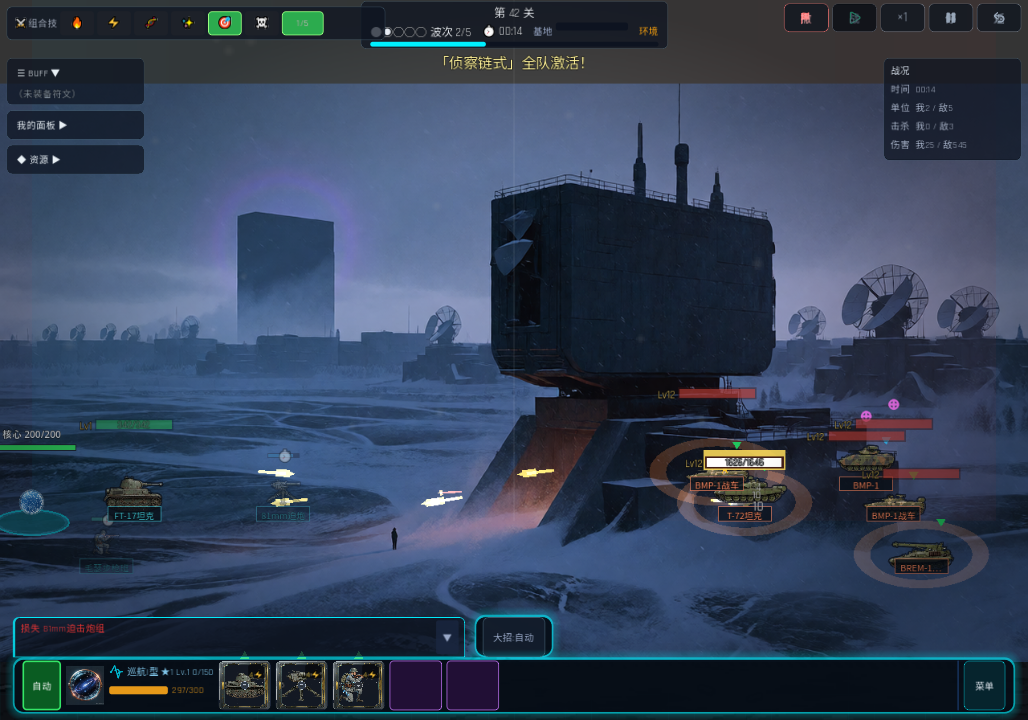
#> input picture docs/统一化/实机验证/L42_battle_ui_v262_2026-09-09.png, 1028 x 720 px
$ python -i _tmp_pose_regen.py   (imports and definitions only)
#> lines starting #> are read from the running program, lines starting #| are printed output that depends on the picture; after the words box and inside, x2 and y2 are one past the last pixel; in counts of white or black regions, pixels touching at a corner belong together
### tools/_tmp_gen_modicon_pilot.py
# -*- coding: utf-8 -*-
"""_tmp_gen_modicon_pilot.py —— 改造图标试点闭环（8 真实改造 × 3 掷 × 机器审计选优）

用户拍板（2026-09-17）：自动跑分选优，人不逐张看。
贴合来源 = 逐模块"名字→主体意象"映射表（下方 SUBJECTS，生产时由最终数据批量生成）。
不变形来源 = 六项审计指标（tools/_tmp_modicon_audit.py）+ 3 掷选优。
输出：docs/待生成徽章_改造图标样张_20260917/
  pilot_raw/<mod>_r{1,2,3}.png  全掷
  pilot_winners/<mod>.png       每模块选优 1 张
  pilot_report.json             审计指标与选优依据
  试点对比表.png
"""
import base64
import concurrent.futures
import json
import os
import re
import shutil
import subprocess
import sys
import time

ROOT = os.path.dirname(os.path.dirname(os.path.abspath(__file__)))
sys.path.insert(0, os.path.join(ROOT, "tools"))
from _tmp_modicon_audit import audit as icon_audit  # noqa: E402

KEY_MD = os.path.join(ROOT, "tools", "_agnes_image_api.md")
BASE = os.path.join(ROOT, "docs", "待生成徽章_改造图标样张_20260917")
RAW = os.path.join(BASE, "pilot_raw")
WIN = os.path.join(BASE, "pilot_winners")
URL_BASE = "https://apihub.agnes-ai.cn/v1"
MODEL = "agnes-image-2.1-flash"
SIZE = "1024x1024"
ROLLS = 3

ANCHOR = ("科幻策略游戏装备徽章图标，单一主体居中，对称纹章构图，"
          "深空黑到深灰蓝的深底径向渐变，{line}霓虹发光勾线与能量光晕，"
          "正方形徽章构图，主体完整居中，无文字无水印无logo，中心主体是{subject}")

# 8 真实改造：mod_key → (中文名, 族勾线色, 族色相hue, 稀有度, 主体意象[贴合映射])
PILOT = {
    "INF_02_ASSAULT_RIFLE": ("突击步枪化", "橄榄绿色", 80, "rare", "一支突击步枪的侧面剪影徽记"),
    "ARM_03_REACTIVE_ARMOR": ("爆反装甲", "钢青色", 187, "epic", "斜置的爆炸反应装甲块与起爆火光组成的徽记"),
    "ART_02_EXTENDED_RANGE": ("增程弹", "琥珀金色", 38, "rare", "一枚带尾部助推焰的增程炮弹与抛物弹道弧线组成的徽记"),
    "AA_06_LASER": ("激光近防系统", "钴蓝色", 220, "legendary", "一座近防炮塔向上射出一道弧形激光束的徽记"),
    "AIR_06_BVR_MISSILE": ("超视距导弹", "冰青色", 195, "epic", "一枚翼下挂架上的空对空导弹侧影徽记"),
    "FOR_03_AUTO_TURRET": ("自动炮塔", "珊瑚橙色", 15, "epic", "一座双管自动炮塔的正面徽记"),
    "REC_04_HIGH_POWER_SCOPE": ("高倍瞄准镜", "紫罗兰色", 275, "epic", "一枚高倍率圆形瞄准镜镜片与测距刻线组成的徽记"),
    "enh_dmg_up": ("火力训练", "品红色", 310, "uncommon", "一枚菱形能量晶体与交叉双炮管剪影组成的徽记"),
}


def load_keys():
    src = open(KEY_MD, "r", encoding="utf-8").read()
    return re.findall(r"sk-[A-Za-z0-9]{20,}", src)


KEYS = load_keys()


# [102 lines left out: functions call_api, gen_roll, main, not called in this run]


# [2 lines that do not run on import are left out]

### tools/_tmp_pose_regen.py
# -*- coding: utf-8 -*-
"""v6.17 视觉修复批重生成器（用户裁决 2026-09-19）：
任务① 16 张攻击姿态帧 → 单兵构图（对齐各兄弟待机美术的制服/配色）
任务② ww1_sup_engineer 异体帧 f7 → 重生成同制服单帧（QC 不过则删帧兜底）
任务③ pi_special_nova → 深色底板徽章（对齐 aegis 家族）+ thumb128
boss fut_boss_nexus 不走 AI——用 f0 黑塔做程序化脉冲帧（见 _boss_pulse.py）。
原图备份 .godot/art_backup_pose_20260919/。断点可续（已完成的跳过）。
"""
import json, os, re, subprocess, sys, time
import numpy as np
from PIL import Image

sys.path.insert(0, os.path.dirname(os.path.abspath(__file__)))
from _tmp_gen_modicon_pilot import KEYS, call_api  # noqa: E402
from _tmp_visual_audit import white_metrics, components, alpha_mask_small  # noqa: E402

ROOT = os.path.dirname(os.path.dirname(os.path.abspath(__file__)))
ANIM = os.path.join(ROOT, "assets", "effects", "unit_anims")
BACKUP = os.path.join(ROOT, ".godot", "art_backup_pose_20260919")
RAW = os.path.join(BACKUP, "raw_rolls")
# [1 line not run here, left out]

# 姿态清单：uid -> (兄弟待机描述, 动作词, 目标内容高)
# 制服描述取自各待机集条带目视；目标高取自旧姿态帧实测 content_h
POSE_JOBS = {
    "ww1_inf_rifle":     ("一战德军步兵，石灰色原野灰野战制服，戴钢盔，绑腿与背囊", "举步枪抵肩射击，枪口朝右", 448),
    "ww1_inf_mp18":      ("一战德军突击队员，灰绿色野战制服，戴钢盔，腰间手榴弹袋", "持MP18冲锋枪抵腰射击", 448),
    "ww1_inf_storm_e":   ("一战风暴突击队员，灰绿制服，钢盔，携带弹药背囊", "持冲锋枪前倾射击", 448),
    "ww1_arty_mortar":   ("一战炮兵，石灰色制服，戴钢盔", "单膝跪地操作轻型迫击炮装填", 328),
    "ww1_sup_mg_nest":   ("一战机枪手，石灰色制服，戴钢盔", "蹲伏在水冷重机枪三脚架后射击", 322),
    "ww2_inf_garand":    ("二战美军步兵，橄榄绿野战制服，戴M1钢盔，作战背心", "举M1加兰德步枪抵肩射击", 448),
    "ww2_inf_thompson":  ("二战美军士兵，橄榄绿制服，戴M1钢盔", "持汤普森冲锋枪抵腰射击", 448),
    "ww2_inf_para_e":    ("二战美军空降兵，卡其色跳伞服，戴M1钢盔，腿袋与背带", "持卡宾枪抵肩射击", 448),
    "ww2_sup_mg42":      ("二战德军机枪手，原野灰制服，戴钢盔", "卧姿趴在MG42机枪后射击", 198),
    "cold_inf_ak":       ("冷战苏军步兵，卡其色长大衣，戴SSh-68钢盔，帆布装具", "持AK步枪抵肩射击", 448),
    "cold_inf_m60":      ("冷战美军步兵，橄榄绿作战服，戴钢盔，弹链背具", "持M60通用机枪抵腰射击", 448),
    "cold_inf_spetsnaz_e": ("冷战苏军特种兵，深藏青色紧身作战服，面罩", "持短突击步枪抵肩射击", 448),
    "mod_inf_marine":    ("现代美军陆战队队员，沙漠数码迷彩，戴战术头盔与风镜", "持M4卡宾枪抵肩射击", 448),
    "mod_inf_delta_e":   ("现代特种部队队员，深灰色作战服与战术背心，全装具", "持短步枪抵肩射击", 448),
    "fut_inf_cyborg":    ("未来半机械士兵，深色机械义体与装甲板，蓝色能量脉络", "抬起机械武器臂射击", 448),
    "fut_inf_spectre_e": ("未来幽灵特战士兵，深色作战服，披着发光的青蓝色能量斗篷", "持相位步枪抵肩射击", 448),
}

PROMPT_SKEL = ("横版2D游戏士兵精灵立绘，单一士兵，只有一个人，全身完整可见，"
               "侧视角朝右，{uniform}，{action}，动感姿态，"
               "手绘数字绘画风格，深色描边，细节丰富，"
               "纯白色背景，背景完全干净无任何杂物，无文字无水印无logo")

ENGINEER_PROMPT = ("横版2D游戏士兵精灵立绘，单一士兵，只有一个人，全身完整可见，"
                   "侧视角朝右，一战德军工兵，石灰色原野灰野战制服，戴钢盔，"
                   "背工具背囊与铁丝网卷，举步枪抵肩射击，动感姿态，"
                   "手绘数字绘画风格，深色描边，纯白色背景，无文字无水印")

NOVA_PROMPT = ("科幻策略游戏相位仪徽章图标，正方形纹章构图，"
               "深空黑到深灰蓝的深底径向渐变背景，"
               "中心是炽热的金色新星核爆球体，白热核心外层金橙等离子火焰，"
               "环绕一圈碎裂的暗金属环，金色霓虹发光勾线，金色电弧与火花粒子向四方迸溅，"
               "金色能量光晕，对称构图，主体完整居中，无文字无水印无logo")


def flood_alpha(im, thresh=238):
    """白底转透明（generate_bunker_bg_v3 同款泛洪，防误伤主体内部白色）"""
    from collections import deque
    im = im.convert("RGBA")
    w, h = im.size
    px = im.load()
    seen = bytearray(w * h)
    dq = deque()
    def white(pt): return pt[0] >= thresh and pt[1] >= thresh and pt[2] >= thresh
    for x in range(w):
        for y in (0, h - 1):
            if white(px[x, y]): dq.append((x, y))
    for y in range(h):
        for x in (0, w - 1):
            if white(px[x, y]): dq.append((x, y))
    while dq:
        x, y = dq.popleft()
        if x < 0 or x >= w or y < 0 or y >= h: continue
        i = y * w + x
        if seen[i]: continue
        pt = px[x, y]
        if not white(pt): continue
        seen[i] = 1
        px[x, y] = (0, 0, 0, 0)
        dq.append((x + 1, y)); dq.append((x - 1, y)); dq.append((x, y + 1)); dq.append((x, y - 1))
    return im


def matte_white_tiered(im):
    """部分 AI 白底带渐变（边缘 ~220-235），单阈值 238 抠不动 → 分级降阈值，
    取第一个"内容 bbox 非全幅"的档；全档全幅则原样返回（交 matte_bg_distance 兜底）。"""
    best = None
    for th in (238, 228, 218, 208):
        m = flood_alpha(im, th)
        bb = m.getchannel("A").getbbox()
        if bb is None:
            continue
        full = (bb[2] - bb[0]) >= 0.97 * im.width or (bb[3] - bb[1]) >= 0.97 * im.height  # 任一维顶满=未抠净
        if not full:
            return m
        if best is None or (bb[2] - bb[0]) * (bb[3] - bb[1]) < best[1]:
            best = (m, (bb[2] - bb[0]) * (bb[3] - bb[1]))
    return best[0] if best else im


def keep_largest_component(im):
    """只保留最大不透明连通域——清纸纹噪点散斑/漂浮速度线（scipy.ndimage）"""
    from scipy import ndimage
    a = np.asarray(im).copy()
    op = a[..., 3] > 10
    lab, n = ndimage.label(op)
    if n <= 1:
        return im
    sizes = ndimage.sum(op, lab, range(1, n + 1))
    keep = 1 + int(sizes.argmax())
    a[..., 3][lab != keep] = 0
    return Image.fromarray(a)


def matte_bg_distance(im, tol=52):
    """v4：非纯白底（纸纹渐变灰白）→ 边框中值色 + 色距泛洪（PIL floodfill，深描边挡内部）"""
    from PIL import ImageDraw
    rgb_im = im.convert("RGB")
    w, h = rgb_im.size
    work = rgb_im.copy()
    MAGENTA = (255, 0, 255)
    seeds = [(0, 0), (w - 1, 0), (0, h - 1), (w - 1, h - 1),
             (w // 2, 0), (w // 2, h - 1), (0, h // 2), (w - 1, h // 2)]
    for s in seeds:
        px = work.getpixel(s)
        if abs(px[0] - MAGENTA[0]) + abs(px[1] - MAGENTA[1]) + abs(px[2] - MAGENTA[2]) < 8:
            continue
        try:
            ImageDraw.floodfill(work, s, MAGENTA, thresh=tol)
        except Exception:
            pass
    arr = np.asarray(work)
    bg = (arr[..., 0] == 255) & (arr[..., 1] == 0) & (arr[..., 2] == 255)
    out = im.convert("RGBA")
    a = np.asarray(out).copy()
    a[..., 3][bg] = 0
    return Image.fromarray(a)


def matte_lum_key(im):
    """v5 终极兜底：亮度+低饱和键控（灰白纸纹底连渐变带全键出）+ 边缘连通判定
    （不连边的内部浅色块——白布章/浅装具——幸存）。scipy.ndimage.label。"""
    from scipy import ndimage
    im = im.convert("RGBA")
    arr = np.asarray(im).astype(np.int16)
    rgb = arr[..., :3]
    lum = (rgb[..., 0] * 3 + rgb[..., 1] * 6 + rgb[..., 2]) // 10
    sat = rgb.max(axis=2) - rgb.min(axis=2)
    key = (lum > 150) & (sat < 30)
    lab, n = ndimage.label(key)
    if n == 0:
        return im
    border = set(lab[0]) | set(lab[-1]) | set(lab[:, 0]) | set(lab[:, -1])
    border.discard(0)
    if not border:
        return im
    bg = np.isin(lab, list(border))
    a = np.asarray(im).copy()
    a[..., 3][bg] = 0
    return keep_largest_component(Image.fromarray(a))


def matte_auto(im):
    """白阈值链（纯白底，精确）→ 亮度低饱和键控（灰白纸纹底）→ 色距泛洪。
    终段一律保留最大连通域（清斑点/漂浮线）。"""
    m = matte_white_tiered(im)
    bb = m.getchannel("A").getbbox()
    if bb is not None:
        full = (bb[2] - bb[0]) >= 0.97 * im.width or (bb[3] - bb[1]) >= 0.97 * im.height  # 任一维顶满=未抠净
        if not full:
            return keep_largest_component(m)
    m = matte_lum_key(im)
    bb = m.getchannel("A").getbbox()
    if bb is not None:
        full = (bb[2] - bb[0]) >= 0.97 * im.width or (bb[3] - bb[1]) >= 0.97 * im.height  # 任一维顶满=未抠净
        if not full:
            return m
    return keep_largest_component(matte_bg_distance(im, tol=110))


# [157 lines left out: functions audit_generated, analyze_simple, gen_with_retries, process_pose, assemble_pose, process_engineer and 1 more, not called in this run]


# [19 lines not run here, left out]

>>> from PIL import Image
>>> picture = Image.open('../docs/统一化/实机验证/L42_battle_ui_v262_2026-09-09.png')
#> picture is the input picture: PIL image 1028x720 RGBA; mean R, G, B, A 51.5, 65.6, 87.9, 255
>>> result = matte_auto(picture)
#> in matte_auto, `bb = m.getchannel("A").getbbox()`: bb = (0, 0, 1028, 720)
#> in matte_auto, `full = (bb[2] - bb[0]) >= 0.97 * im.width or (bb[3] - bb[1]) >= 0.97 *..`: full = True
#> in matte_lum_key, `sat = rgb.max(axis=2) - rgb.min(axis=2)`:
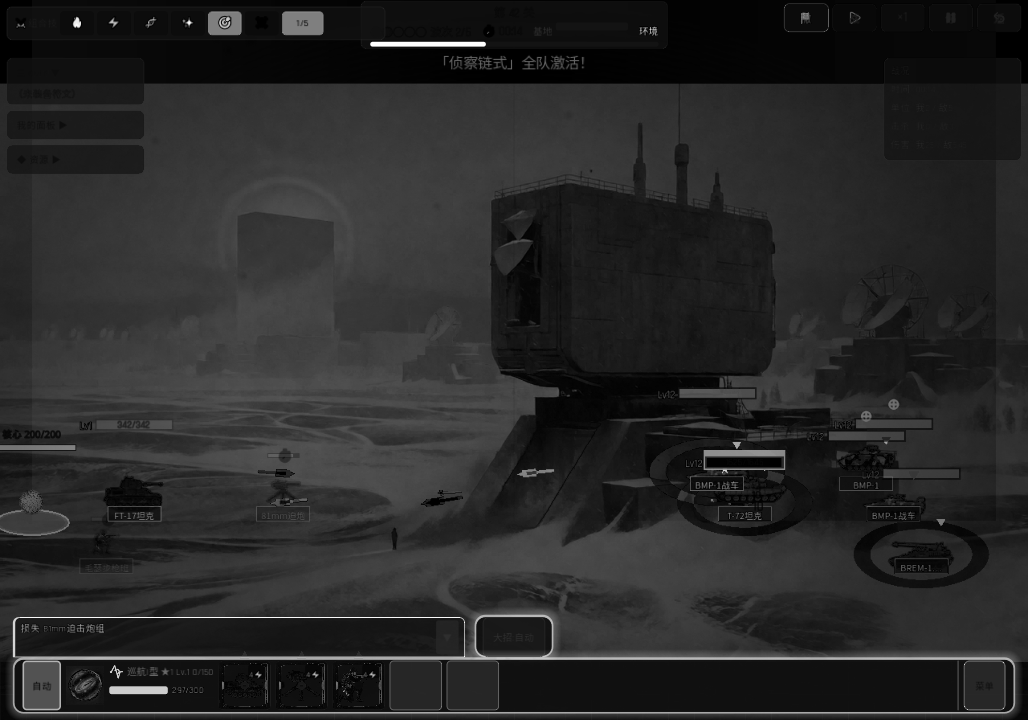
#> sat: shape (720, 1028) int16; min 0, max 255, mean 40.2
#> in matte_lum_key, `key = (lum > 150) & (sat < 30)`:
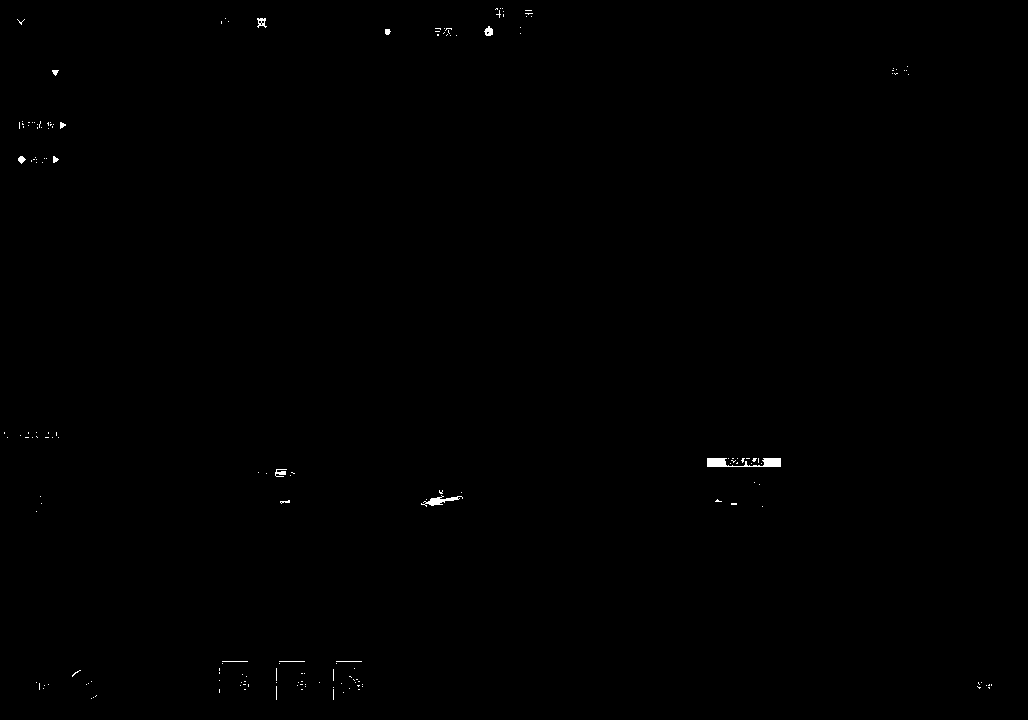
#> key: shape (720, 1028) bool; 0.19% white; 178 white regions (164 under 20 px), largest, box (x1, y1, x2, y2) and area: (707, 458, 781, 467) 388, (421, 495, 463, 507) 174, (484, 26, 493, 36) 61
#> in matte_lum_key, `lab, n = ndimage.label(key)`: lab: shape (720, 1028) int32; 213 distinct labels, from 0 to 212
#> in matte_lum_key, `lab, n = ndimage.label(key)`: n = 212
#> in matte_lum_key, `border = set(lab[0]) | set(lab[-1]) | set(lab[:, 0]) | set(lab[:, -1])`: border = 1 item
#> the loop in matte_bg_distance, `for s in seeds:` made 8 passes
#> px on passes 1 to 8: (52, 52, 52), (255, 0, 255), (255, 0, 255), (255, 0, 255), (255, 0, 255), (255, 0, 255), (255, 0, 255), (255, 0, 255)
#> after the loop in matte_bg_distance, `for s in seeds:`:
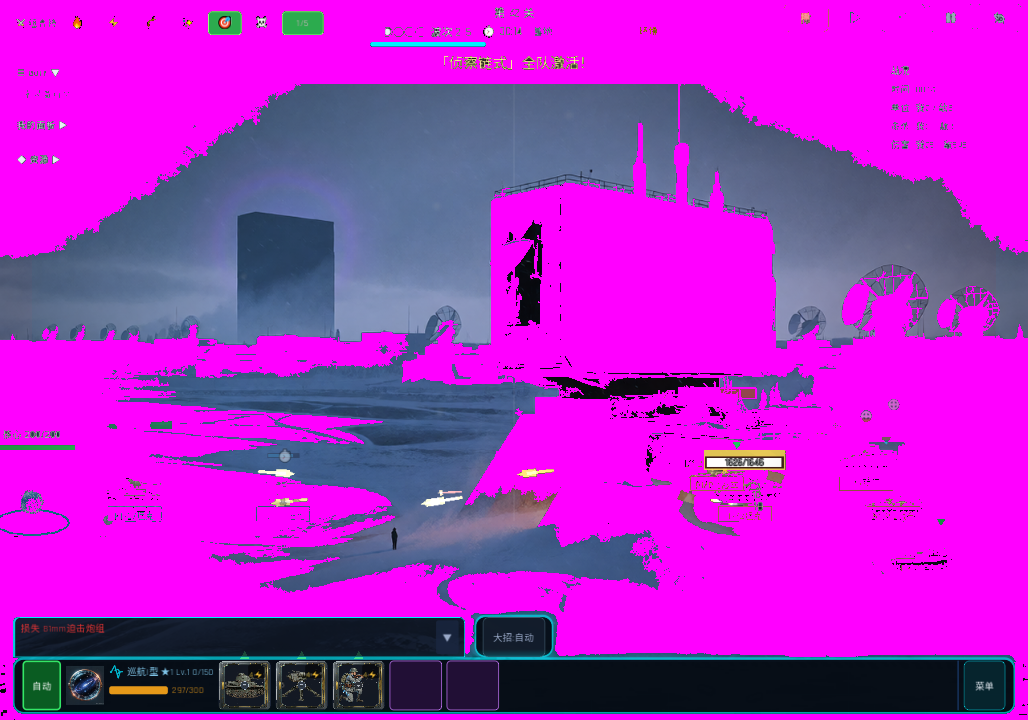
#> work: PIL image 1028x720 RGB; mean R, G, B 175.9, 36.6, 195.1
#> in matte_bg_distance, `bg = (arr[..., 0] == 255) & (arr[..., 1] == 0) & (arr[..., 2] == 255)`:
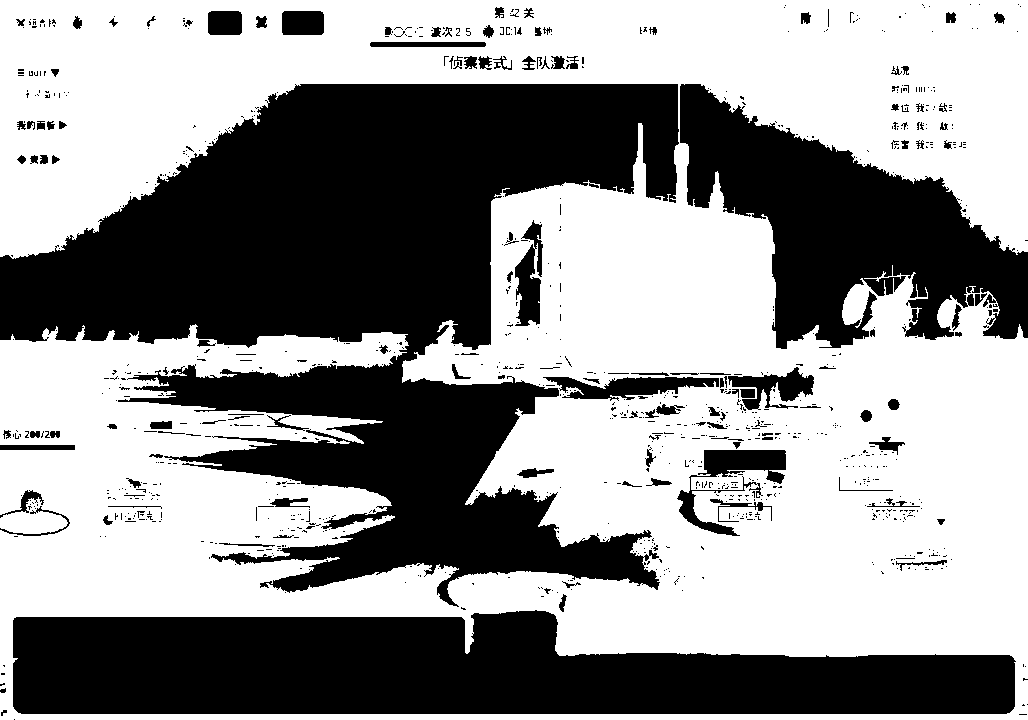
#> bg: shape (720, 1028) bool; 57.6% white; 955 black regions (818 under 20 px), largest, box (x1, y1, x2, y2) and area: (0, 84, 679, 607) 167437, (13, 610, 1016, 714) 79837, (680, 84, 1028, 349) 44144
#> in keep_largest_component, `lab, n = ndimage.label(op)`:
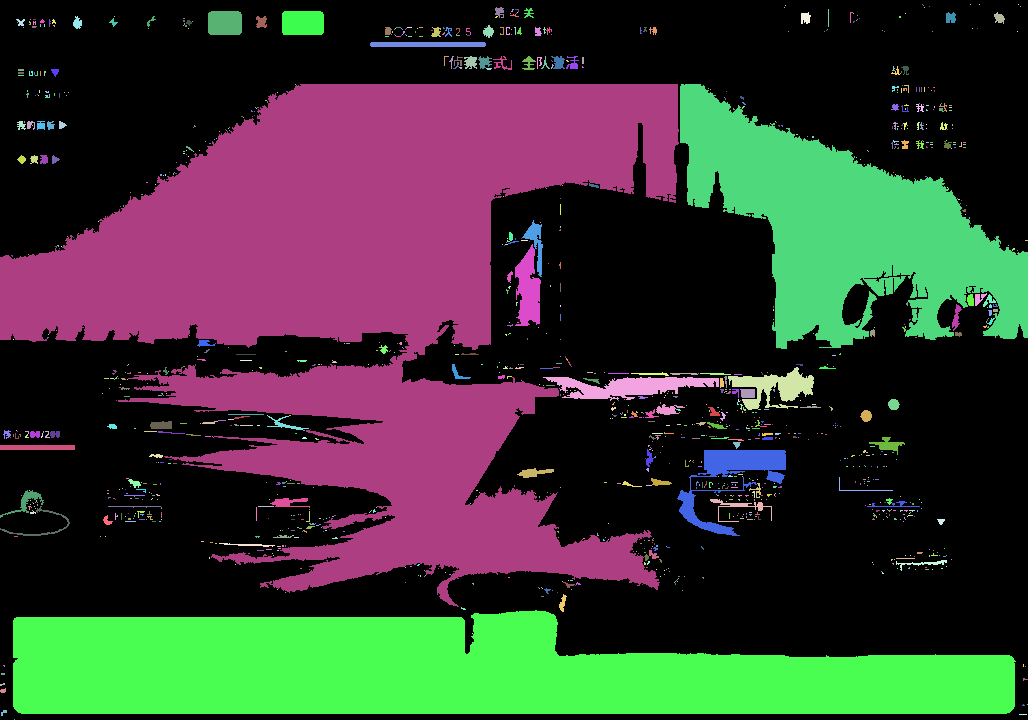
#> lab: shape (720, 1028) int32; 1245 distinct labels, from 0 to 1244; one colour per label, 0 black
#> in keep_largest_component, `lab, n = ndimage.label(op)`: n = 1244
#> in keep_largest_component, `sizes = ndimage.sum(op, lab, range(1, n + 1))`: sizes = 1244 values, max 167259 at index 163, min 1 at index 0, mean 252
#> in keep_largest_component, `keep = 1 + int(sizes.argmax())`: keep = 164
#> in keep_largest_component, `a[..., 3][lab != keep] = 0`:
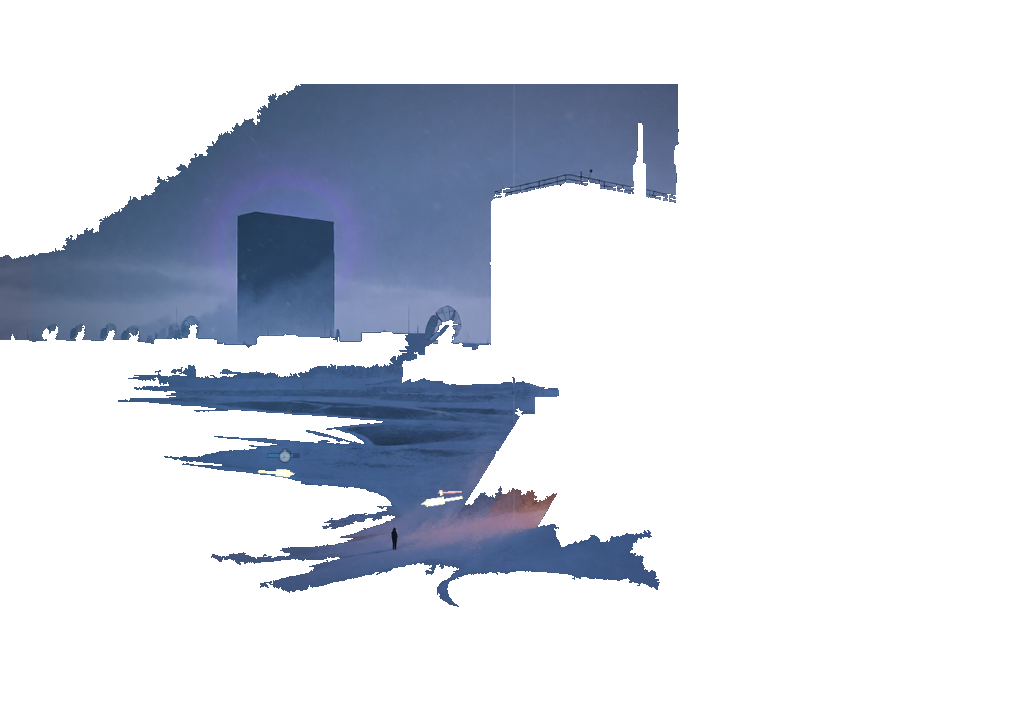
#> a: shape (720, 1028, 4); mean R, G, B, A 51.5, 65.6, 87.9, 57.6; transparent parts drawn white
